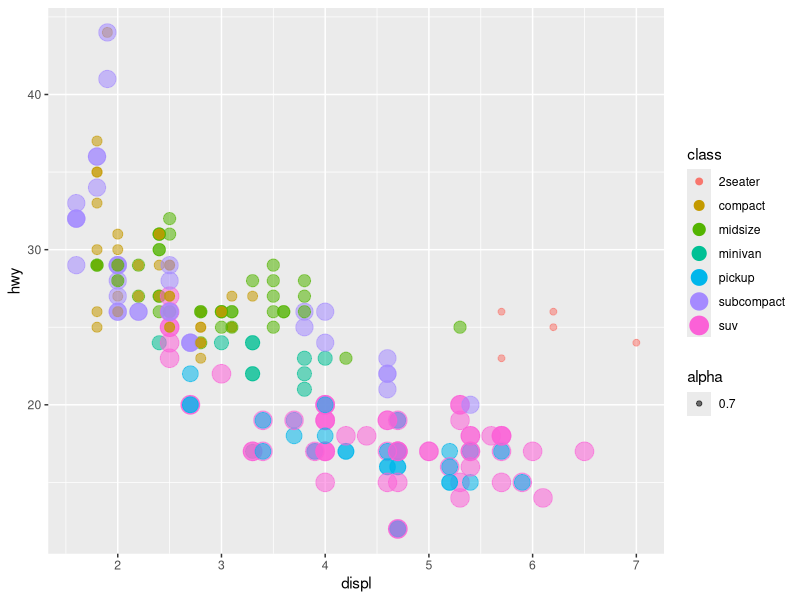
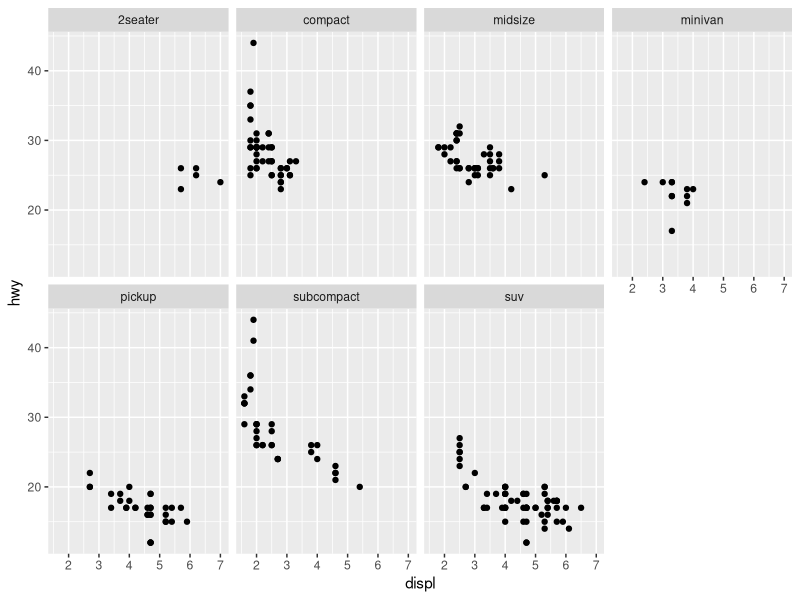

R code for these plots, in order:
# =================================================
# visualization package
# ggplot, tidyverse
# =================================================
if (!require(tidyverse)){
  install.packages('tidyverse')
  library(tidyverse)
}

if (!require(ggplot2)){
  install.packages('ggplot2')
  library(ggplot2)
}
# =================================================
# visualization
# =================================================
# internal dataset "mpg"
mpg

colnames(mpg)

# visualization "mpg" data => graph ---------------
# ggplot : reset plot variable
# geom_point() : function that mark data
#                - x, y coordinate setting
#                - color  (point color)
#                - size   (point size)
#                - alpha  (point transparency = 투명도)
ggplot(data = mpg) +
  geom_point(mapping = aes(x = displ, y = hwy,
                           color = class, size = class, alpha = 0.7))

# available color
colors()[1:10]

# print graph after division window ---------------
mpgPlot <- ggplot(data = mpg)
mpgPlot + geom_point(mapping = aes(x = displ, y = hwy))+
  facet_wrap(~class, nrow = 2)